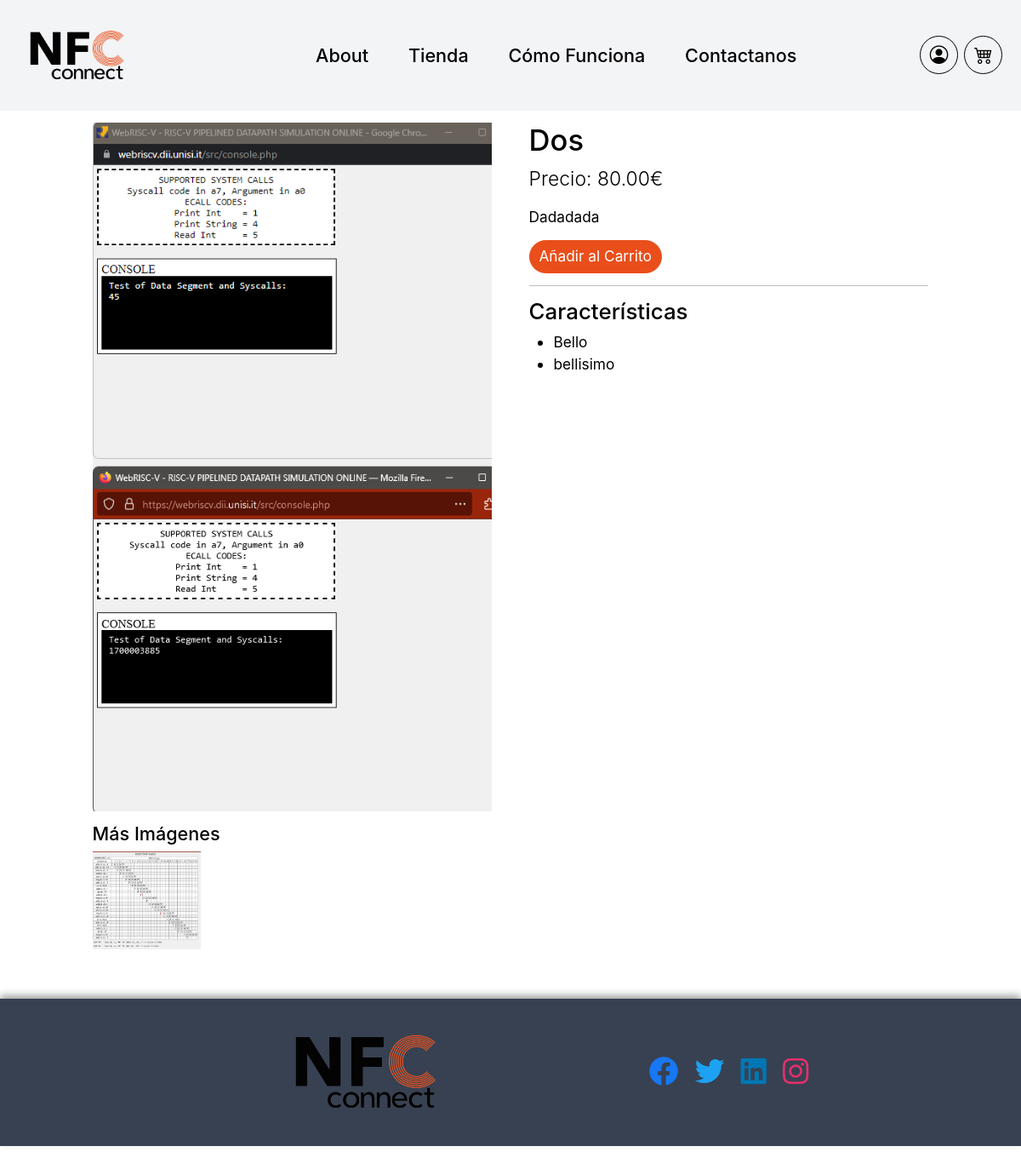
The page /producto/2 on the database its author committed.
### app/models.py (models this page shows, shortened)
class Product(db.Model):
    __tablename__ = 'product'
    id = db.Column(db.Integer, primary_key=True)
    name = db.Column(db.String(150), nullable=False)
    description = db.Column(db.Text, nullable=False)
    price = db.Column(db.Float, nullable=False)
    image_file = db.Column(db.String(20), nullable=True, default='default_product.jpg')
    date_added = db.Column(db.DateTime, default=datetime.utcnow)
    features = db.Column(db.Text, nullable=True)
    cart_items = db.relationship('CartItem', backref='product', lazy=True)
    images = db.relationship('ProductImage', backref='product', lazy=True)
    def get_features_list(self):
        if self.features:
            try:
                return json.loads(self.features)
            except json.JSONDecodeError:
                return []
        return []

class ProductImage(db.Model):
    __tablename__ = 'product_image'
    id = db.Column(db.Integer, primary_key=True)
    image_file = db.Column(db.String(20), nullable=False, default='default_product.jpg')
    product_id = db.Column(db.Integer, db.ForeignKey('product.id'), nullable=False)

### app/routes.py (the view)
@app.route('/producto/<int:product_id>')
def product_detail(product_id):
    product = Product.query.get_or_404(product_id)
    features_list = product.get_features_list()  # Obtener la lista de características
    return render_template('product_detail.html', product=product, features_list=features_list)

### app/routes.py (called while the page is built)
@app.before_request
def parse_url():
    path = request.path
    g.lang_code = 'en'
    if path.startswith('/es'):
        g.lang_code = 'es'
    elif path.startswith('/en'):
        if len(path) == 3:
            return redirect('/', code=301)
        path = path[3:]
        return redirect(path, code=301)
    return None

@app.context_processor
def inject_logout_form():
    logout_form = LogoutForm()
    return dict(logout_form=logout_form)

@app.context_processor
def inject_add_to_cart_form():
    form = AddToCartForm()
    return dict(add_to_cart_form=form)

### app/utils.py (called while the page is built)
def url_for_locale(url, lang):
    out = url_for(url)
    if lang != 'en':
        if out == '/':
            out = '/es'
        else:
            out = '/es' + out
    return out

### app/templates/product_detail.html (shortened to what this page needs)
{% extends "app.html" %}
{% block content %}
<main>
    <section class="product-detail-section py-5">
        <div class="container" style="padding-top: 7rem;">
            <div class="row">
                <div class="col-md-6" data-aos="fade-right">
                    <img src="{{ url_for('static', filename='img/' ~ product.image_file) }}" class="img-fluid" alt="{{ product.name }}">
                    {% if product.images %}
                    <div class="mt-3">
                        <h5>{{ _('Más Imágenes') }}</h5>
                        <div class="row">
                            {% for image in product.images %}
                            <div class="col-4 mb-3">
                                <img src="{{ url_for('static', filename='img/' ~ image.image_file) }}" class="img-fluid" alt="{{ product.name }}">
                            </div>
                            {% endfor %}
                        </div>
                    </div>
                    {% endif %}
                </div>
                <div class="col-md-6" data-aos="fade-left">
                    <h2>{{ product.name }}</h2>
                    <p class="lead">{{ _('Precio') }}: {{ "%.2f"|format(product.price) }}€</p>
                    <p>{{ product.description }}</p>
                    <form action="{{ url_for('add_to_cart', product_id=product.id) }}" method="POST">
                        <button type="submit" class="btn btn-primary">{{ _('Añadir al Carrito') }}</button>
                    </form>
                    {% if features_list %}
                    <hr>
                    <h4>{{ _('Características') }}</h4>
                    <ul>
                        {% for feature in features_list %}
                        <li>{{ feature }}</li>
                        {% endfor %}
                    </ul>
                    {% endif %}
                </div>
            </div>
        </div>
    </section>
</main>
{% endblock %}

### app/static/css/style.css (style rules this page uses)
body { margin: 0; padding-top: 0rem; overflow-x: hidden; background-color: var(--bs-light); color: var(--bs-dark); font-family: var(--bs-font-sans-serif); }
main { flex-grow: 1; }
[data-aos] { opacity: 0; transition-property: opacity, transform; }
[data-aos].aos-animate { opacity: 1; }

### rows shown on the page
Product: image_file (picture), name "Dos", price "80.00", description "Dadadada"
ProductImage: image_file (picture)

### other values the page prints
{{ feature }} "Bello" "bellisimo"
